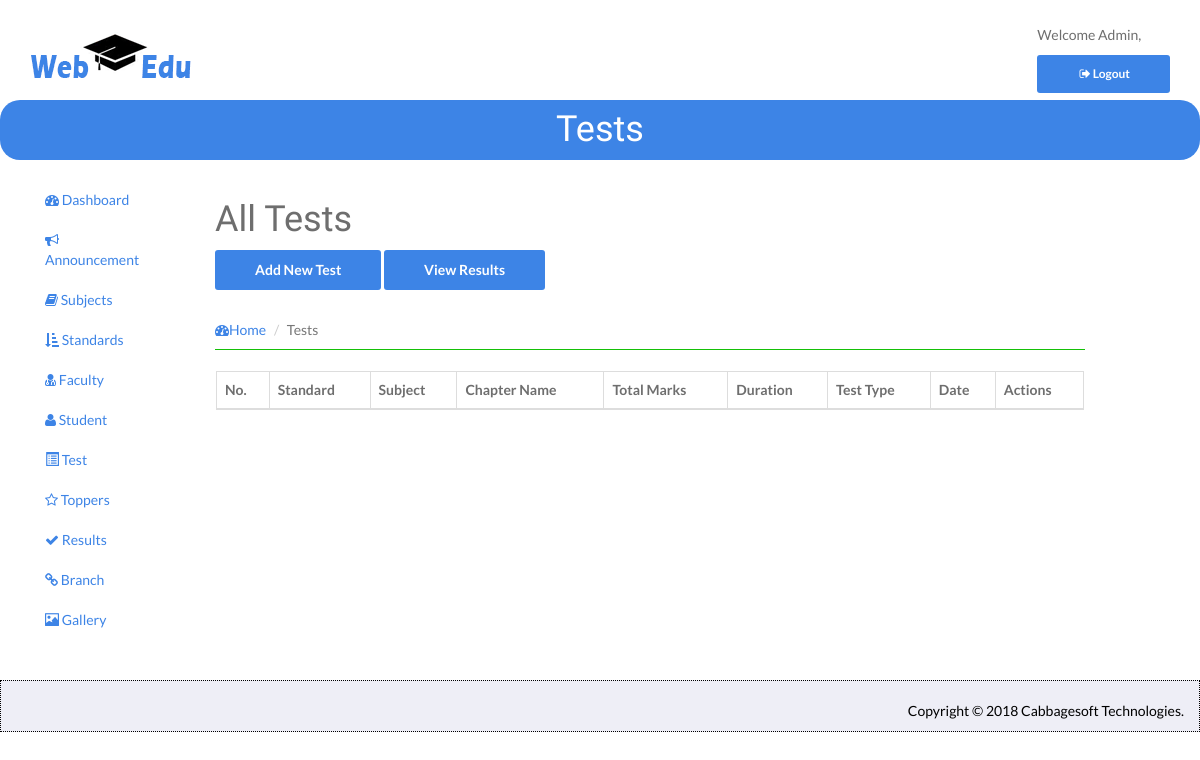
/admin/index.php/test_controller/ViewTest, run on an earlier commit of the app's database.
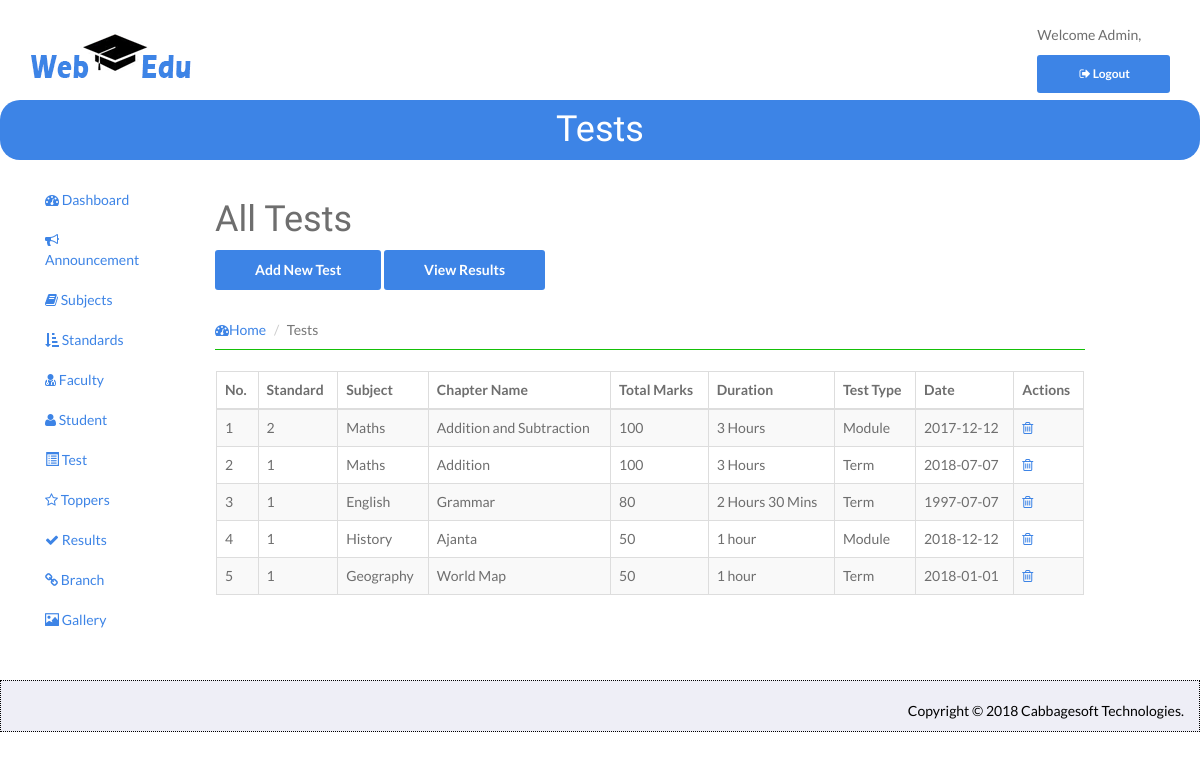
And on a later commit of the database.
### tables this page shows
CREATE TABLE `test` (
  `id` int(11) NOT NULL,
  `standard_id` int(11) NOT NULL,
  `subject` varchar(25) NOT NULL,
  `chapter` varchar(75) NOT NULL,
  `date` date NOT NULL,
  `total_marks` int(11) NOT NULL,
  `duration` varchar(25) NOT NULL,
  `test_type` varchar(25) NOT NULL
);

### admin/application/controllers/Test_Controller.php (called while the page is built, shortened)
<?php
class Test_Controller extends CI_Controller {
    function __construct() {
        $this->load->model('Test_Model');
        $this->load->model('Student_Model');
    }
    public function ViewTest(){
    	$result['AllTests'] = $this->Test_Model->FetchAllTests();
    	$this->load->view('ViewTest',$result);
    }
}

### admin/index.php (called while the page is built, shortened)
<?php
require_once BASEPATH.'core/CodeIgniter.php';

### admin/application/models/Test_Model.php (called while the page is built, shortened)
<?php
class Test_Model extends CI_Model {
    public function FetchAllTests(){
    	$this->db->select('*');
        $result = $this->db->get('test');
        return $result->result();
    }
}

### admin/application/views/ViewTest.php (the view, shortened to what this page needs)
<!DOCTYPE html>
<head>
    <?php $this->load->view("head"); ?>
</head>
<body>
    <div id="wrapper">
        <?php $this->load->view("top"); ?>
        <header id="head" class="secondary" style="height:50px;">
            <div class="container">
                <h1>Tests</h1>
            </div>
        </header>
        <?php $this->load->view("panel1"); ?>
         <div class="container col-sm-9">
            <div id="page-wrapper">
                <div class="row">
                    <div class="col-lg-12">
                        <div class="page-header">
                            <h1 class="heading">All Tests </h1> <a href="<?php echo base_url("index.php/Test_Controller/AddTest")?>" class="btn btn-info">Add New Test</a>
                            <a href="<?php echo base_url("index.php/Test_Controller/AddTest")?>" class="btn btn-info">View Results</a>
                            <ol class="breadcrumb">
                                <li><a href="<?php echo base_url("index.php/Login_Controller/Home"); ?>"><i class="fa fa-dashboard"></i>Home</a></li>
                                <li class="active">Tests</li>
                            </ol>
                        </div>
                    </div>
                </div>
                <div class="row">
                    <div class="col-lg-12">
                        <div class="panel panel-default">
                            <div class="panel-body">
                                <div class="table-responsive">
                                <table id="example" class="table table-striped table-bordered table-hover">
                                    <thead>
                                        <tr>
                                            <th>No.</th>
                                            <th>Standard</th>
                                            <th>Subject</th>
                                            <th>Chapter Name</th>
                                            <th>Total Marks</th>
                                            <th>Duration</th>
                                            <th>Test Type</th>
                                            <th>Date</th>
                                            <th>Actions</th>
                                        </tr>
                                    </thead>
                                    <?php if(isset($AllTests)){?>
                                    <tbody>
                                        <?php $no=1;
                                        foreach ($AllTests as $value) {?>
                                        <tr>
                                            <td><?php echo $no; $no++;?></td>
                                            <td><?php echo $value->standard_id;?></td>
                                            <td><?php echo $value->subject;?></td>
                                            <td><?php echo $value->chapter;?></td>
                                            <td><?php echo $value->total_marks;?></td>
                                            <td><?php echo $value->duration;?></td>
                                            <td><?php echo $value->test_type;?></td>
                                            <td><?php echo $value->date;?></td>
                                            <td>
                                                <a onclick="return confirm('Are You Sure Remove This Record ');" href="<?php echo base_url("index.php/Test_Controller/DeleteTest/$value->id");?>" data-toggle="tooltip" data-placement="top" title="Delete">
                                                    <i class="fa fa-trash-o delete"></i>
                                                </a>
                                            </td>
                                        </tr>
                                         <?php }?>
                                    </tbody>
                                    <?php } ?>
                                </table>
                            </div>
                        </div>
                    </div>
                </div>
            </div>
        </div>
            </div>
        </div>
<?php $this->load->view("footer"); ?>
</body>
</html>

### admin/application/views/head.php (shortened to what this page needs)
<link rel="stylesheet" href="<?php echo base_url("assets/css/bootstrap.min.css"); ?>">
<link rel="stylesheet" href="<?php echo base_url("assets/css/font-awesome.min.css"); ?>">
<link rel="stylesheet" href="<?php echo base_url("assets/css/bootstrap-theme.css"); ?>" media="screen">
<link rel="stylesheet" href="<?php echo base_url("assets/css/style.css"); ?>">
   <link rel='stylesheet' id='camera-css'  href='<?php echo base_url("assets/css/camera.css"); ?>' type='text/css' media='all'>

### admin/application/views/top.php
    <div class="navbar navbar-inverse">
        <div class="container">
            <center>
            <a href="" class="navbar-brand">
            <img src='<?php echo base_url("assets/images/1logo.png"); ?>' alt="Logo">
            </a>
            </center>
            <div style="float:right;">
            <p>Welcome Admin,</p>
            <a href="<?php echo base_url("index.php/Login_Controller/Logout"); ?>" class="btn btn-sm"><i class="fa fa-sign-out fa-fw"></i>Logout</a>
            </div>
        </div>
</div>

### admin/application/views/panel1.php (shortened to what this page needs)
<div class="col-sm-2" style="padding-top: 20px;">
	<nav class="navbar-collapse collapse">
		<ul class="nav" id="side-menu">
			<li>
				<a href="<?php  echo base_url("index.php/Login_Controller/Home")?>"><i class="fa fa-dashboard"></i> Dashboard</a>
			</li>
                  <li>
                  	<a href="#"><i class="fa fa-bullhorn "></i> Announcement</a>
                  </li>
			<li>
				<a href="<?php echo base_url("index.php/Subject_Controller/ViewSubject"); ?>"><i class="fa fa-book"></i> Subjects</a>
			</li>
			<li>
				<a href="<?php echo base_url("index.php/Standard_Controller/ViewStandard"); ?>"><i class="fa fa-sort-amount-asc"></i> Standards</a>
			</li>
			<li>
				<a href="<?php echo base_url("index.php/Faculty_Controller/ViewFaculty"); ?>"><i class="fa fa-user-md "></i> Faculty</a>
			</li>
			<li>
				<a href="<?php echo base_url("index.php/Student_Controller/ViewStudent"); ?>"><i class="fa fa-user"></i> Student</a>
			</li>
                  <li>
                      <a href="<?php echo base_url("index.php/Test_Controller/ViewTest"); ?>"><i class="glyphicon glyphicon-list-alt"></i>&nbsp;Test</a>
                  </li>
			<li>
				<a href="<?php echo base_url("index.php/Toper_Controller/ViewToppers"); ?>"><i class="fa fa-star-o"></i> Toppers</a>
			</li>
			<li>
				<a href="<?php echo base_url("index.php/Result_Controller/ViewResult"); ?>"><i class="fa fa-check "></i> Results</a>
			</li>
			<li>
				<a href="<?php echo base_url("index.php/Branch_Controller/ViewBranch"); ?>"><i class="fa fa-chain "></i> Branch</a>
			</li>
			<li>
				<a href="<?php echo base_url("index.php/Gallery_Controller/ViewGallery"); ?>"><i class="glyphicon glyphicon-picture"></i> Gallery</a>
			</li>
              </ul>
          </nav>
      </div>

### admin/application/views/footer.php (shortened to what this page needs)
<footer class="col-sm-12 panel" style="background-color:#e9e9f3bd;border: 1px dotted black;color:Black; height:auto;">
            <div class="panel-body">
              <p class="text-right">
                Copyright &copy; 2018  Cabbagesoft Technologies.
              </p>
            </div>
</footer>

### admin/assets/css/style.css (style rules this page uses)
body { font-family: 'Lato', sans-serif; font-weight: normal; color: #6E6E6E; }
h1, h2, h3, h4, h5, h6 { font-weight: normal; font-family: 'Oswald', sans-serif; }
h1, .h1, h2, .h2, h3, .h3 { margin-top: 0px; }
a { color:#3d84e6; }
.navbar-inverse .navbar-brand img { width: 171px; }
#head { background-size: cover; height: 600px; text-align: center; color: white; font-weight: 300; position: relative; background-position-x: center; }
#head.secondary { height: 60px; min-height: 60px; padding-top: 0px; border-radius: 20px 20px; }
.panel { margin-bottom: 0px; background-color: transparent; border: 1px solid transparent; border-radius: 0px; -webkit-box-shadow: none; box-shadow: none; }
.panel-body { padding: 0px; }
ul, .list.custom-list ul { margin: 0 0 11px; list-style-type: none; padding-left: 10px; }
.navbar-inverse { background: #fff; margin: 0 auto; }
.navbar-inverse { border: none; }
.page-header { border-bottom: 1px solid #15c008; }
.breadcrumb { background: none; padding: 0; margin: 30px 0 0px 0; }
img { max-width: 100%; }
footer { border-top: 1px solid #e5e5e5; background:#D8D8D8; margin-top: 40px; padding-top: 20px; }
#head.secondary { padding-top: 0px; background:#3d84e6; background-size: cover; text-align: center; padding:10px 0; height: 60px; }
#head.secondary h1 { COLOR: #fff; text-align: center; }
.btn { background: #3d84e6; color: #fff; }

What changed in the data, as far as the page shows it:
added test: standard "2", subject "Maths", chapter "Addition and Subtraction", total_marks "100", duration "3 Hours", test_type "Module", date "2017-12-12"
added test: standard "1", subject "Maths", chapter "Addition", total_marks "100", duration "3 Hours", test_type "Term", date "2018-07-07"
added test: standard "1", subject "English", chapter "Grammar", total_marks "80", duration "2 Hours 30 Mins", test_type "Term", date "1997-07-07"
added test: standard "1", subject "History", chapter "Ajanta", total_marks "50", duration "1 hour", test_type "Module", date "2018-12-12"
added test: standard "1", subject "Geography", chapter "World Map", total_marks "50", duration "1 hour", test_type "Term", date "2018-01-01"
